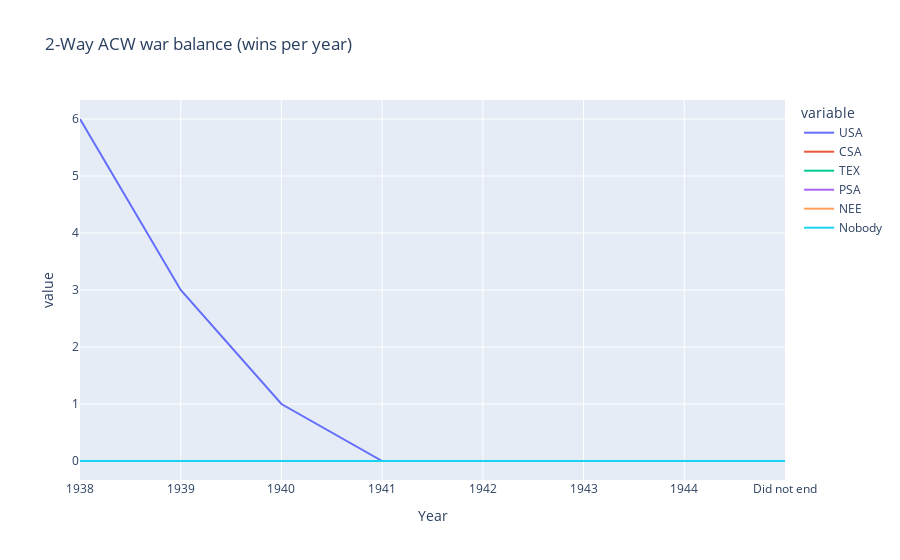

The notebook cell saved with this chart:
### Markdown cell above
# ACW - 2-way War

### Code cell
import_doc_wr_over_time = pd.DataFrame(columns=["Year", "USA", "CSA", "TEX", "PSA", "NEE", "Nobody"])

for i in import_doc["When did the American Civil War end?"].value_counts().index:
    usa = len(import_doc[import_doc["When did the American Civil War end?"] == i][import_doc["If the American Civil War was a two-way, who won it?"] == 'USA'])
    csa = len(import_doc[import_doc["When did the American Civil War end?"] == i][import_doc["If the American Civil War was a two-way, who won it?"] == 'CSA'])
    tex = len(import_doc[import_doc["When did the American Civil War end?"] == i][import_doc["If the American Civil War was a two-way, who won it?"] == 'TEX'])
    psa = len(import_doc[import_doc["When did the American Civil War end?"] == i][import_doc["If the American Civil War was a two-way, who won it?"] == 'PSA'])
    nee = len(import_doc[import_doc["When did the American Civil War end?"] == i][import_doc["If the American Civil War was a two-way, who won it?"] == 'NEE'])
    nobody = len(import_doc[import_doc["When did the American Civil War end?"] == i][import_doc["If the American Civil War was a two-way, who won it?"] == 'Nobody'])
    new_row = pd.Series({"Year": i, "USA": usa, "CSA": csa, "TEX": tex, "PSA": psa, "NEE": nee,  "Nobody": nobody})
    import_doc_wr_over_time = import_doc_wr_over_time.append(new_row, ignore_index=True)

print(prepared_data := import_doc_wr_over_time.sort_values('Year'))
px.line(data_frame=prepared_data, x='Year', y=["USA", "CSA", "TEX", "PSA", "NEE", "Nobody"], labels={'x':'Date', 'y':"Country"}, title="2-Way ACW war balance (wins per year)")

### Figure 1 — Plotly figure (JSON) as saved in the notebook; plotly's stock layout.template omitted (floating-point values rounded to 4 significant figures)
{"data": [{"hovertemplate": "variable=USA<br>Year=%{x}<br>value=%{y}<extra></extra>", "legendgroup": "USA", "line": {"color": "#636efa", "dash": "solid"}, "marker": {"symbol": "circle"}, "mode": "lines", "name": "USA", "orientation": "v", "showlegend": true, "type": "scatter", "x": ["1938", "1939", "1940", "1941", "1942", "1943", "1944", "Did not end"], "xaxis": "x", "y": [6, 3, 1, 0, 0, 0, 0, 0], "yaxis": "y"}, {"hovertemplate": "variable=CSA<br>Year=%{x}<br>value=%{y}<extra></extra>", "legendgroup": "CSA", "line": {"color": "#EF553B", "dash": "solid"}, "marker": {"symbol": "circle"}, "mode": "lines", "name": "CSA", "orientation": "v", "showlegend": true, "type": "scatter", "x": ["1938", "1939", "1940", "1941", "1942", "1943", "1944", "Did not end"], "xaxis": "x", "y": [0, 0, 0, 0, 0, 0, 0, 0], "yaxis": "y"}, {"hovertemplate": "variable=TEX<br>Year=%{x}<br>value=%{y}<extra></extra>", "legendgroup": "TEX", "line": {"color": "#00cc96", "dash": "solid"}, "marker": {"symbol": "circle"}, "mode": "lines", "name": "TEX", "orientation": "v", "showlegend": true, "type": "scatter", "x": ["1938", "1939", "1940", "1941", "1942", "1943", "1944", "Did not end"], "xaxis": "x", "y": [0, 0, 0, 0, 0, 0, 0, 0], "yaxis": "y"}, {"hovertemplate": "variable=PSA<br>Year=%{x}<br>value=%{y}<extra></extra>", "legendgroup": "PSA", "line": {"color": "#ab63fa", "dash": "solid"}, "marker": {"symbol": "circle"}, "mode": "lines", "name": "PSA", "orientation": "v", "showlegend": true, "type": "scatter", "x": ["1938", "1939", "1940", "1941", "1942", "1943", "1944", "Did not end"], "xaxis": "x", "y": [0, 0, 0, 0, 0, 0, 0, 0], "yaxis": "y"}, {"hovertemplate": "variable=NEE<br>Year=%{x}<br>value=%{y}<extra></extra>", "legendgroup": "NEE", "line": {"color": "#FFA15A", "dash": "solid"}, "marker": {"symbol": "circle"}, "mode": "lines", "name": "NEE", "orientation": "v", "showlegend": true, "type": "scatter", "x": ["1938", "1939", "1940", "1941", "1942", "1943", "1944", "Did not end"], "xaxis": "x", "y": [0, 0, 0, 0, 0, 0, 0, 0], "yaxis": "y"}, {"hovertemplate": "variable=Nobody<br>Year=%{x}<br>value=%{y}<extra></extra>", "legendgroup": "Nobody", "line": {"color": "#19d3f3", "dash": "solid"}, "marker": {"symbol": "circle"}, "mode": "lines", "name": "Nobody", "orientation": "v", "showlegend": true, "type": "scatter", "x": ["1938", "1939", "1940", "1941", "1942", "1943", "1944", "Did not end"], "xaxis": "x", "y": [0, 0, 0, 0, 0, 0, 0, 0], "yaxis": "y"}], "layout": {"legend": {"title": {"text": "variable"}, "tracegroupgap": 0}, "title": {"text": "2-Way ACW war balance (wins per year)"}, "xaxis": {"anchor": "y", "domain": [0, 1], "title": {"text": "Year"}}, "yaxis": {"anchor": "x", "domain": [0, 1], "title": {"text": "value"}}}}
